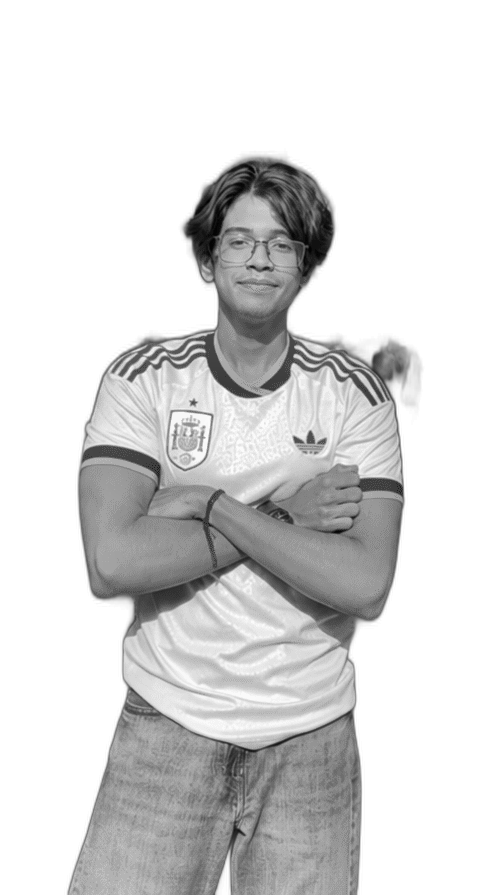
#> input picture assets/source-prepped.png, 480 x 895 px; its folder holds 5 pictures in this run
$ python make_ascii_svg.py
#> lines starting #> are read from the running program, lines starting #| are printed output that depends on the picture
"""
Convert a portrait photo into a CLEAN, monochrome ASCII-art SVG (Andrew6rant
style: one light-gray color, subject isolated on a dark background) that "types"
itself in like a terminal, then holds.

Monochrome is deliberate -- per-character rainbow color is what makes ASCII
portraits look noisy. One fill color + a good density ramp + high contrast (so a
busy background washes out to blank) reads as neat and legible.

GitHub renders SVGs embedded via <img> and runs their SMIL animations there (JS
does not run). Each row is revealed with a left-to-right clip wipe plus a small
block cursor riding the wipe edge, staggered top -> bottom, so the whole
portrait prints once and freezes.
"""
from pathlib import Path
from typing import List

from PIL import Image, ImageEnhance, ImageFilter
import html
import os
import sys

# ---- identity (shown in the fake terminal chrome) --------------------------
USERNAME: str = "arijit"
DISPLAY_NAME: str = "Arijit Das"

HERE: Path = Path(__file__).resolve().parent
ASSETS_DIR: Path = HERE.parent / "assets"

# defaults to the prepped grayscale image (see prep_photo.py), which already has
# the background removed + local contrast applied.
SRC: Path = Path(sys.argv[1]) if len(sys.argv) > 1 else ASSETS_DIR / "source-prepped.png"
OUT: Path = Path(sys.argv[2]) if len(sys.argv) > 2 else ASSETS_DIR / f"{USERNAME}-ascii.svg"

COLS: int = 100
ROWS: int = 99
CELL_W: int = 8
CELL_H: float = 15.06  # 99 rows -> canvas 1571 tall = the info card's 692px at the README's 370px width
RAMP: str = " .`:-=+*cs#%@"  # bright(sparse) -> dark(dense); leading space clears bg

# the prepped image already has bg removed + CLAHE local contrast, so only
# light global tuning is needed here.
CONTRAST: float = 1.05
BRIGHTNESS: float = 1.0
GAMMA: float = 1.18          # >1 brightens mids -> face lands in sparser chars
SHARPEN: bool = False
WHITE_FLOOR: float = 0.80    # luminance above this is forced to blank (space)

PAD: int = 20
TITLEBAR_H: int = 30
STATUS_H: int = 30
ART_W: int = COLS * CELL_W
ART_H: int = round(ROWS * CELL_H)
CANVAS_W: int = ART_W + PAD * 2
CANVAS_H: int = TITLEBAR_H + ART_H + STATUS_H + PAD

BG: str = "#0d1117"
BG2: str = "#111722"
FRAME: str = "#30363d"
TITLE_TEXT: str = "#7d8590"
INK: str = "#c9d1d9"      # the single ascii color (matches Andrew6rant)
CURSOR: str = "#c9d1d9"

# ---- reveal timing (one-shot; a cursor rasters top -> bottom) -------------
ROW_DUR: float = 0.07
STAGGER: float = 0.07       # == ROW_DUR -> a single cursor sweeping down

# ---- 1. sample the image into a COLS x ROWS grayscale grid ----------------
im = Image.open(SRC).convert("L")               # grayscale
#> im is the input picture: PIL image 480x895 L; min 2, max 255, mean 215.5
if SHARPEN:
    im = im.filter(ImageFilter.UnsharpMask(radius=2, percent=140, threshold=2))
im = ImageEnhance.Brightness(im).enhance(BRIGHTNESS)
im = ImageEnhance.Contrast(im).enhance(CONTRAST)
im = im.resize((COLS, ROWS), Image.LANCZOS)
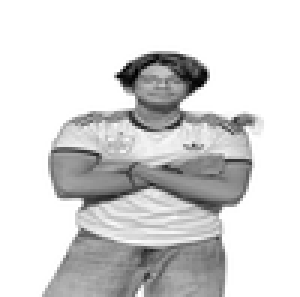
#> im: PIL image 100x99 L (shown 3 times larger); min 0, max 255, mean 214
px = im.load()

STATIC: bool = bool(os.environ.get("STATIC"))  # emit frozen state for previews

rows_txt: List[str] = []
for y in range(ROWS):
    chars: List[str] = []
    for x in range(COLS):
        lum = px[x, y] / 255.0
        lum = pow(lum, GAMMA)
        if lum >= WHITE_FLOOR:
            chars.append(" ")
            continue
        idx = int((1.0 - lum) * (len(RAMP) - 1) + 0.5)
        idx = max(0, min(len(RAMP) - 1, idx))
        chars.append(RAMP[idx])
    rows_txt.append("".join(chars))
#> after the loop, rows_txt = 99 items

art_top = TITLEBAR_H + PAD * 0.35

# ---- 2. assemble SVG ------------------------------------------------------
parts: List[str] = []
parts.append(
    f'<svg xmlns="http://www.w3.org/2000/svg" width="{CANVAS_W}" height="{CANVAS_H}" '
    f'viewBox="0 0 {CANVAS_W} {CANVAS_H}" font-family="ui-monospace, SFMono-Regular, '
    f'Menlo, Consolas, monospace">'
)
parts.append('<defs>'
             f'<linearGradient id="bg" x1="0" y1="0" x2="0" y2="1">'
             f'<stop offset="0" stop-color="{BG2}"/><stop offset="1" stop-color="{BG}"/>'
             f'</linearGradient></defs>')

parts.append(f'<rect width="{CANVAS_W}" height="{CANVAS_H}" rx="12" fill="url(#bg)"/>')
parts.append(f'<rect x="0.5" y="0.5" width="{CANVAS_W-1}" height="{CANVAS_H-1}" rx="12" '
             f'fill="none" stroke="{FRAME}" stroke-width="1"/>')

parts.append(f'<line x1="0" y1="{TITLEBAR_H}" x2="{CANVAS_W}" y2="{TITLEBAR_H}" stroke="{FRAME}"/>')
for i, dotcol in enumerate(["#ff5f56", "#ffbd2e", "#27c93f"]):
    parts.append(f'<circle cx="{PAD + i*16}" cy="{TITLEBAR_H/2}" r="5" fill="{dotcol}"/>')
parts.append(f'<text x="{CANVAS_W/2}" y="{TITLEBAR_H/2 + 4}" fill="{TITLE_TEXT}" font-size="12" '
             f'text-anchor="middle">{USERNAME}@github: ~$ ./portrait.sh</text>')

# one <text> per row (single color -> no per-char markup, tiny file)
font_size = CELL_H * 0.86
for ry, line in enumerate(rows_txt):
    y = art_top + ry * CELL_H + CELL_H * 0.74
    row_y = art_top + ry * CELL_H
    delay = ry * STAGGER
    safe = html.escape(line)
    text = (f'<text xml:space="preserve" x="{PAD}" y="{y:.1f}" fill="{INK}" '
            f'font-size="{font_size:.1f}" textLength="{ART_W}" lengthAdjust="spacing">{safe}</text>')

    if STATIC:
        parts.append(text)
        continue

    parts.append(
        f'<clipPath id="r{ry}"><rect x="{PAD}" y="{row_y:.1f}" height="{CELL_H}" width="0">'
        f'<animate attributeName="width" from="0" to="{ART_W}" begin="{delay:.3f}s" '
        f'dur="{ROW_DUR:.2f}s" fill="freeze"/></rect></clipPath>'
    )
    parts.append(f'<g clip-path="url(#r{ry})">{text}</g>')
    parts.append(
        f'<rect y="{row_y+1:.1f}" width="{CELL_W}" height="{CELL_H-2}" fill="{CURSOR}" opacity="0">'
        f'<animate attributeName="x" from="{PAD}" to="{PAD+ART_W}" begin="{delay:.3f}s" '
        f'dur="{ROW_DUR:.2f}s" fill="freeze"/>'
        f'<set attributeName="opacity" to="0.85" begin="{delay:.3f}s"/>'
        f'<set attributeName="opacity" to="0" begin="{delay+ROW_DUR:.3f}s"/></rect>'
    )
#> this loop made 99 passes
#> (y, row_y, delay) on passes 1 to 12: (48.14, 37, 0), (63.2, 52.06, 0.07), (78.26, 67.12, 0.14), (93.32, 82.18, 0.21), (108.4, 97.24, 0.28), (123.4, 112.3, 0.35), (138.5, 127.4, 0.42), (153.6, 142.4, 0.49), (168.6, 157.5, 0.56), (183.7, 172.5, 0.63), (198.7, 187.6, 0.7), (213.8, 202.7, 0.77)
#> after the loop, parts = 306 items

# status bar with a steady blinking cursor
status_line_y = TITLEBAR_H + ART_H + PAD * 0.35
status_y = status_line_y + 19
parts.append(f'<line x1="0" y1="{status_line_y:.1f}" x2="{CANVAS_W}" y2="{status_line_y:.1f}" stroke="{FRAME}"/>')
parts.append(f'<text x="{PAD}" y="{status_y:.1f}" fill="{TITLE_TEXT}" font-size="13">'
             f'{USERNAME}@github:~$ whoami <tspan fill="{INK}">{DISPLAY_NAME}</tspan></text>')
parts.append(f'<rect x="{PAD+196}" y="{status_y-12:.1f}" width="8" height="14" fill="{INK}">'
             f'<animate attributeName="opacity" values="1;1;0;0" keyTimes="0;0.5;0.51;1" '
             f'dur="1s" repeatCount="indefinite"/></rect>')

parts.append("</svg>")
svg = "".join(parts)
OUT.write_text(svg)
print("wrote", OUT, len(svg), "bytes;", CANVAS_W, "x", CANVAS_H)
#| wrote assets/arijit-ascii.svg 70340 bytes; 840 x 1571
